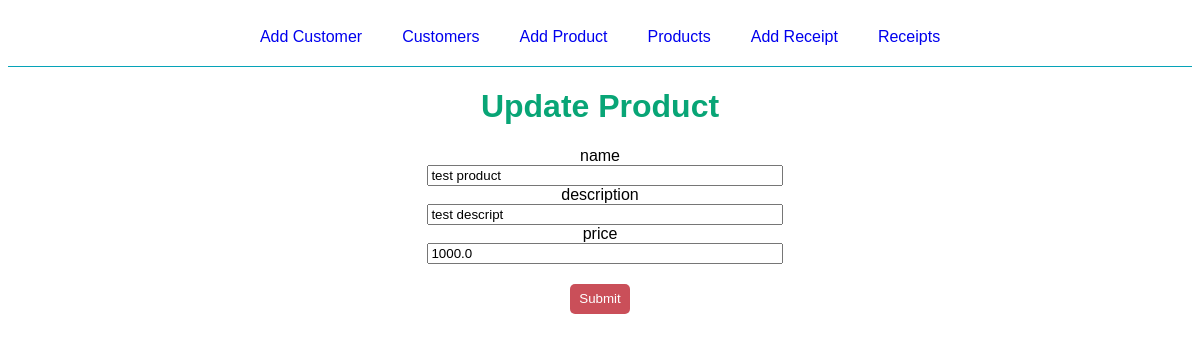
Before: /product/update/2 with the older database file.
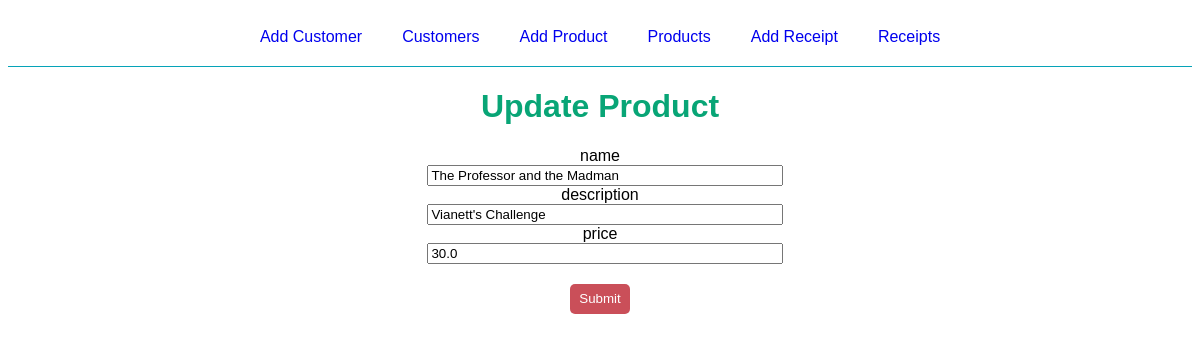
After: the same page with the newer database file.
### flaskr/models/product/__init__.py (models this page shows, shortened)
class Product(db.Model, MyModel):
    id = Column(Integer, primary_key=True)
    name = Column(String(100), nullable=False, unique=True)
    description = Column(Text(1000), nullable=False)
    price = Column(Float, nullable=False, default=0)
    sold_products = db.relationship(
        'SoldProduct',
        backref='product',
        lazy=True,
        cascade='all, delete-orphan'
    )
    def get(id):
        return Product.query.get(id)

### flaskr/views/product.py (the view, shortened to what this page needs)
@bp.route('/update/<int:product_id>', methods=("GET", "POST"))
def update(product_id):
    product = Product.get(product_id)
    return render_template(
        'product/update.html',
        product=product,
        heads=product_heads
    )

### flaskr/templates/product/update.html
{% extends 'base.html' %}
{% block content %}
<div class="title-container">
    <h1 class="title">Update Product</h1>
</div>
<form method="post" class="update" >
    {% for head in heads %}
    {% if heads != id %}
    <div class="label-div">
        <label for="{{ head }}" class="input-label">{{ head }}</label>
    </div>
    <div class="input-div">
        <input type="text" value="{{ product[head] }}" name="{{ head }}" id="{{ head }}" class="input-product">
    </div>
    {% endif %}
    {% endfor %}
        <input type="submit" class="submit-btn">
</form>
{% endblock %}

### flaskr/templates/base.html (shortened to what this page needs)
<html lang="en">
<head>
    <link rel="stylesheet" href="{{ url_for('static', filename='style.css') }}">
</head>
<nav>
    <div >
        <a href="{{ url_for('customer.add') }}">Add Customer</a>
    </div>
    <div>
        <a href="{{ url_for('customer.customers') }}">Customers</a>
    </div>
    <div >
        <a href="{{ url_for('product.add') }}">Add Product</a>
    </div>
    <div>
        <a href="{{ url_for('product.products') }}">Products</a>
    </div>
    <div>
        <a href="{{ url_for('receipt.add') }}">Add Receipt</a>
    </div>
    <div>
        <a href="{{ url_for('receipt.receipts') }}">Receipts</a>
    </div>
</nav>
<body>
    {% block content %}
    {% endblock %}
</body>
</html>

### flaskr/static/style.css (style rules this page uses)
* { font-family: Verdana, Geneva, Tahoma, sans-serif; }
.title { font-family: Verdana, Geneva, Tahoma, sans-serif; color: rgb(8, 165, 118) }
.title-container, .add, .update { display: flex; justify-content: center; flex-direction: column; align-items: center; }
.input-customer, .input-product { width: 100%; }
.input-div { width: 30%; margin-left: 10px; }
.submit-btn { height: 30px; width: 60px; background-color: rgb(202, 79, 89); border: 0px; border-radius: 5px; color: white; margin-top: 20px; }
nav { display: flex; flex-direction: row; justify-content: center; border-bottom: 1px solid rgb(6, 163, 184); }
nav div { margin: 20px }
nav a { text-decoration: none; }
a { text-decoration: none; }

Changed rows visible on the page:
changed Product: name "test product" → "The Professor and the Madman"; description "test descript" → "Vianett's Challenge"; price "1000.0" → "30.0"
